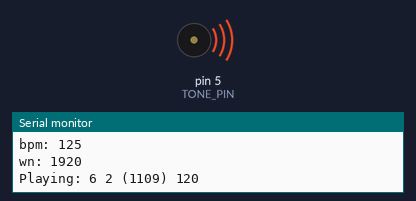
Recording of a sketch running on a simulated Arduino Uno, built with avr-gcc and run on an emulated ATmega328P. Shown: buzzer (waves = sounding), the last lines printed to the serial monitor. At 11.1 s the program stops and its outputs stay as they are.

Above: at 0.1 s.
At 11.2 s:
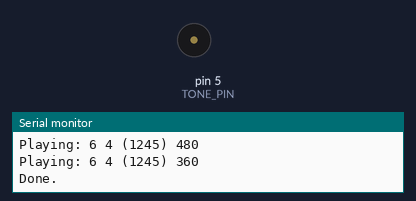
Timing chart, 0 to 12.6 s (numbered marks = the images above):
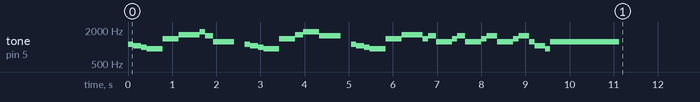

The sketch:

Big_music.ino
```cpp
#define OCTAVE_OFFSET 0
#define TONE_PIN 5

#define NOTE_C4  262
#define NOTE_CS4 277
#define NOTE_D4  294
#define NOTE_DS4 311
#define NOTE_E4  330
#define NOTE_F4  349
#define NOTE_FS4 370
#define NOTE_G4  392
#define NOTE_GS4 415
#define NOTE_A4  440
#define NOTE_AS4 466
#define NOTE_B4  494
#define NOTE_C5  523
#define NOTE_CS5 554
#define NOTE_D5  587
#define NOTE_DS5 622
#define NOTE_E5  659
#define NOTE_F5  698
#define NOTE_FS5 740
#define NOTE_G5  784
#define NOTE_GS5 831
#define NOTE_A5  880
#define NOTE_AS5 932
#define NOTE_B5  988
#define NOTE_C6  1047
#define NOTE_CS6 1109
#define NOTE_D6  1175
#define NOTE_DS6 1245
#define NOTE_E6  1319
#define NOTE_F6  1397
#define NOTE_FS6 1480
#define NOTE_G6  1568
#define NOTE_GS6 1661
#define NOTE_A6  1760
#define NOTE_AS6 1865
#define NOTE_B6  1976
#define NOTE_C7  2093
#define NOTE_CS7 2217
#define NOTE_D7  2349
#define NOTE_DS7 2489
#define NOTE_E7  2637
#define NOTE_F7  2794
#define NOTE_FS7 2960
#define NOTE_G7  3136
#define NOTE_GS7 3322
#define NOTE_A7  3520
#define NOTE_AS7 3729
#define NOTE_B7  3951

int notes[] = { 0,
NOTE_C4, NOTE_CS4, NOTE_D4, NOTE_DS4, NOTE_E4, NOTE_F4, NOTE_FS4, NOTE_G4, NOTE_GS4, NOTE_A4, NOTE_AS4, NOTE_B4,
NOTE_C5, NOTE_CS5, NOTE_D5, NOTE_DS5, NOTE_E5, NOTE_F5, NOTE_FS5, NOTE_G5, NOTE_GS5, NOTE_A5, NOTE_AS5, NOTE_B5,
NOTE_C6, NOTE_CS6, NOTE_D6, NOTE_DS6, NOTE_E6, NOTE_F6, NOTE_FS6, NOTE_G6, NOTE_GS6, NOTE_A6, NOTE_AS6, NOTE_B6,
NOTE_C7, NOTE_CS7, NOTE_D7, NOTE_DS7, NOTE_E7, NOTE_F7, NOTE_FS7, NOTE_G7, NOTE_GS7, NOTE_A7, NOTE_AS7, NOTE_B7
};

//const char *song = "The Simpsons:d=4,o=5,b=160:c.6,e6,f#6,8a6,g.6,e6,c6,8a,8f#,8f#,8f#,2g,8p,8p,8f#,8f#,8f#,8g,a#.,8c6,8c6,8c6,c6";
//const char *song = "Indiana:d=4,o=5,b=250:e,8p,8f,8g,8p,1c6,8p.,d,8p,8e,1f,p.,g,8p,8a,8b,8p,1f6,p,a,8p,8b,2c6,2d6,2e6,e,8p,8f,8g,8p,1c6,p,d6,8p,8e6,1f.6,g,8p,8g,e.6,8p,d6,8p,8g,e.6,8p,d6,8p,8g,f.6,8p,e6,8p,8d6,2c6";
//const char *song = "Entertainer:d=4,o=5,b=140:8d,8d#,8e,c6,8e,c6,8e,2c.6,8c6,8d6,8d#6,8e6,8c6,8d6,e6,8b,d6,2c6,p,8d,8d#,8e,c6,8e,c6,8e,2c.6,8p,8a,8g,8f#,8a,8c6,e6,8d6,8c6,8a,2d6";
//const char *song = "Looney:d=4,o=5,b=140:32p,c6,8f6,8e6,8d6,8c6,a.,8c6,8f6,8e6,8d6,8d#6,e.6,8e6,8e6,8c6,8d6,8c6,8e6,8c6,8d6,8a,8c6,8g,8a#,8a,8f";
//const char *song = "Bond:d=4,o=5,b=80:32p,16c#6,32d#6,32d#6,16d#6,8d#6,16c#6,16c#6,16c#6,16c#6,32e6,32e6,16e6,8e6,16d#6,16d#6,16d#6,16c#6,32d#6,32d#6,16d#6,8d#6,16c#6,16c#6,16c#6,16c#6,32e6,32e6,16e6,8e6,16d#6,16d6,16c#6,16c#7,c.7,16g#6,16f#6,g#.6";
//const char *song = "MASH:d=8,o=5,b=140:4a,4g,f#,g,p,f#,p,g,p,f#,p,2e.,p,f#,e,4f#,e,f#,p,e,p,4d.,p,f#,4e,d,e,p,d,p,e,p,d,p,2c#.,p,d,c#,4d,c#,d,p,e,p,4f#,p,a,p,4b,a,b,p,a,p,b,p,2a.,4p,a,b,a,4b,a,b,p,2a.,a,4f#,a,b,p,d6,p,4e.6,d6,b,p,a,p,2b";
//const char *song = "StarWars:d=4,o=5,b=45:32p,32f#,32f#,32f#,8b.,8f#.6,32e6,32d#6,32c#6,8b.6,16f#.6,32e6,32d#6,32c#6,8b.6,16f#.6,32e6,32d#6,32e6,8c#.6,32f#,32f#,32f#,8b.,8f#.6,32e6,32d#6,32c#6,8b.6,16f#.6,32e6,32d#6,32c#6,8b.6,16f#.6,32e6,32d#6,32e6,8c#6";
//const char *song = "GoodBad:d=4,o=5,b=56:32p,32a#,32d#6,32a#,32d#6,8a#.,16f#.,16g#.,d#,32a#,32d#6,32a#,32d#6,8a#.,16f#.,16g#.,c#6,32a#,32d#6,32a#,32d#6,8a#.,16f#.,32f.,32d#.,c#,32a#,32d#6,32a#,32d#6,8a#.,16g#.,d#";
//const char *song = "TopGun:d=4,o=4,b=31:32p,16c#,16g#,16g#,32f#,32f,32f#,32f,16d#,16d#,32c#,32d#,16f,32d#,32f,16f#,32f,32c#,16f,d#,16c#,16g#,16g#,32f#,32f,32f#,32f,16d#,16d#,32c#,32d#,16f,32d#,32f,16f#,32f,32c#,g#";
//const char *song = "A-Team:d=8,o=5,b=125:4d#6,a#,2d#6,16p,g#,4a#,4d#.,p,16g,16a#,d#6,a#,f6,2d#6,16p,c#.6,16c6,16a#,g#.,2a#";
//const char *song = "Flinstones:d=4,o=5,b=40:32p,16f6,16a#,16a#6,32g6,16f6,16a#.,16f6,32d#6,32d6,32d6,32d#6,32f6,16a#,16c6,d6,16f6,16a#.,16a#6,32g6,16f6,16a#.,32f6,32f6,32d#6,32d6,32d6,32d#6,32f6,16a#,16c6,a#,16a6,16d.6,16a#6,32a6,32a6,32g6,32f#6,32a6,8g6,16g6,16c.6,32a6,32a6,32g6,32g6,32f6,32e6,32g6,8f6,16f6,16a#.,16a#6,32g6,16f6,16a#.,16f6,32d#6,32d6,32d6,32d#6,32f6,16a#,16c.6,32d6,32d#6,32f6,16a#,16c.6,32d6,32d#6,32f6,16a#6,16c7,8a#.6";
//const char *song = "Jeopardy:d=4,o=6,b=125:c,f,c,f5,c,f,2c,c,f,c,f,a.,8g,8f,8e,8d,8c#,c,f,c,f5,c,f,2c,f.,8d,c,a#5,a5,g5,f5,p,d#,g#,d#,g#5,d#,g#,2d#,d#,g#,d#,g#,c.7,8a#,8g#,8g,8f,8e,d#,g#,d#,g#5,d#,g#,2d#,g#.,8f,d#,c#,c,p,a#5,p,g#.5,d#,g#";
const char *song = "MahnaMahna:d=16,o=6,b=125:c#,c.,b5,8a#.5,8f.,4g#,a#,g.,4d#,8p,c#,c.,b5,8a#.5,8f.,g#.,8a#.,4g,8p,c#,c.,b5,8a#.5,8f.,4g#,f,g.,8d#.,f,g.,8d#.,f,8g,8d#.,f,8g,d#,8c,a#5,8d#.,8d#.,4d#,8d#.";
//const char *song = "MissionImp:d=16,o=6,b=95:32d,32d#,32d,32d#,32d,32d#,32d,32d#,32d,32d,32d#,32e,32f,32f#,32g,g,8p,g,8p,a#,p,c7,p,g,8p,g,8p,f,p,f#,p,g,8p,g,8p,a#,p,c7,p,g,8p,g,8p,f,p,f#,p,a#,g,2d,32p,a#,g,2c#,32p,a#,g,2c,a#5,8c,2p,32p,a#5,g5,2f#,32p,a#5,g5,2f,32p,a#5,g5,2e,d#,8d";
//const char *song = "KnightRider:d=4,o=5,b=125:16e,16p,16f,16e,16e,16p,16e,16e,16f,16e,16e,16e,16d#,16e,16e,16e,16e,16p,16f,16e,16e,16p,16f,16e,16f,16e,16e,16e,16d#,16e,16e,16e,16d,16p,16e,16d,16d,16p,16e,16d,16e,16d,16d,16d,16c,16d,16d,16d,16d,16p,16e,16d,16d,16p,16e,16d,16e,16d,16d,16d,16c,16d,16d,16d";

void setup(void)
{
  Serial.begin(9600);
}

#define isdigit(n) (n >= '0' && n <= '9')

void play_rtttl(const char *p)
{
  // Absolutely no error checking in here

  byte default_dur = 4;
  byte default_oct = 6;
  int bpm = 63;
  int num;
  long wholenote;
  long duration;
  byte note;
  byte scale;

  // format: d=N,o=N,b=NNN:
  // find the start (skip name, etc)

  while(*p != ':') p++;    // ignore name
  p++;                     // skip ':'

  // get default duration
  if(*p == 'd')
  {
    p++; p++;              // skip "d="
    num = 0;
    while(isdigit(*p))
    {
      num = (num * 10) + (*p++ - '0');
    }
    if(num > 0) default_dur = num;
    p++;                   // skip comma
  }

  Serial.print("ddur: "); Serial.println(default_dur, 10);

  // get default octave
  if(*p == 'o')
  {
    p++; p++;              // skip "o="
    num = *p++ - '0';
    if(num >= 3 && num <=7) default_oct = num;
    p++;                   // skip comma
  }

  Serial.print("doct: "); Serial.println(default_oct, 10);

  // get BPM
  if(*p == 'b')
  {
    p++; p++;              // skip "b="
    num = 0;
    while(isdigit(*p))
    {
      num = (num * 10) + (*p++ - '0');
    }
    bpm = num;
    p++;                   // skip colon
  }

  Serial.print("bpm: "); Serial.println(bpm, 10);

  // BPM usually expresses the number of quarter notes per minute
  wholenote = (60 * 1000L / bpm) * 4;  // this is the time for whole note (in milliseconds)

  Serial.print("wn: "); Serial.println(wholenote, 10);


  // now begin note loop
  while(*p)
  {
    // first, get note duration, if available
    num = 0;
    while(isdigit(*p))
    {
      num = (num * 10) + (*p++ - '0');
    }

    if(num) duration = wholenote / num;
    else duration = wholenote / default_dur;  // we will need to check if we are a dotted note after

    // now get the note
    note = 0;

    switch(*p)
    {
      case 'c':
        note = 1;
        break;
      case 'd':
        note = 3;
        break;
      case 'e':
        note = 5;
        break;
      case 'f':
        note = 6;
        break;
      case 'g':
        note = 8;
        break;
      case 'a':
        note = 10;
        break;
      case 'b':
        note = 12;
        break;
      case 'p':
      default:
        note = 0;
    }
    p++;

    // now, get optional '#' sharp
    if(*p == '#')
    {
      note++;
      p++;
    }

    // now, get optional '.' dotted note
    if(*p == '.')
    {
      duration += duration/2;
      p++;
    }

    // now, get scale
    if(isdigit(*p))
    {
      scale = *p - '0';
      p++;
    }
    else
    {
      scale = default_oct;
    }

    scale += OCTAVE_OFFSET;

    if(*p == ',')
      p++;       // skip comma for next note (or we may be at the end)

    // now play the note

    if(note)
    {
      Serial.print("Playing: ");
      Serial.print(scale, 10); Serial.print(' ');
      Serial.print(note, 10); Serial.print(" (");
      Serial.print(notes[(scale - 4) * 12 + note], 10);
      Serial.print(") ");
      Serial.println(duration, 10);
      tone(TONE_PIN, notes[(scale - 4) * 12 + note]);
      delay(duration);
      noTone(TONE_PIN);
    }
    else
    {
      Serial.print("Pausing: ");
      Serial.println(duration, 10);
      delay(duration);
    }
  }
}

void loop(void)
{
  play_rtttl(song);
  Serial.println("Done.");
  while(1);
}
```

Measured:
- by itself, tone on pin 5 (TONE_PIN): plays 1109 Hz for 0.12 s, 1047 Hz for 0.18 s, 988 Hz for 0.12 s, 932 Hz for 0.36 s, 1397 Hz for 0.36 s, 1661 Hz for 0.48 s … (38 notes in this stretch)
